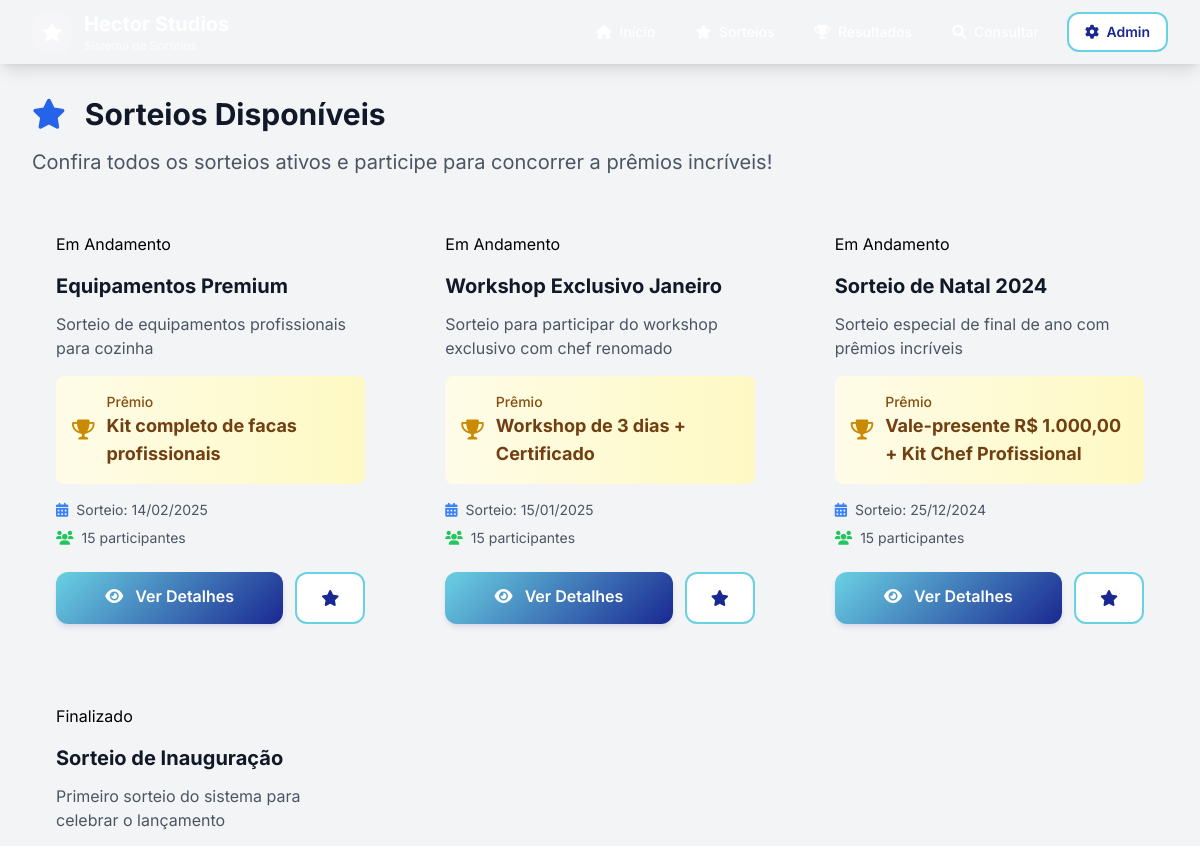
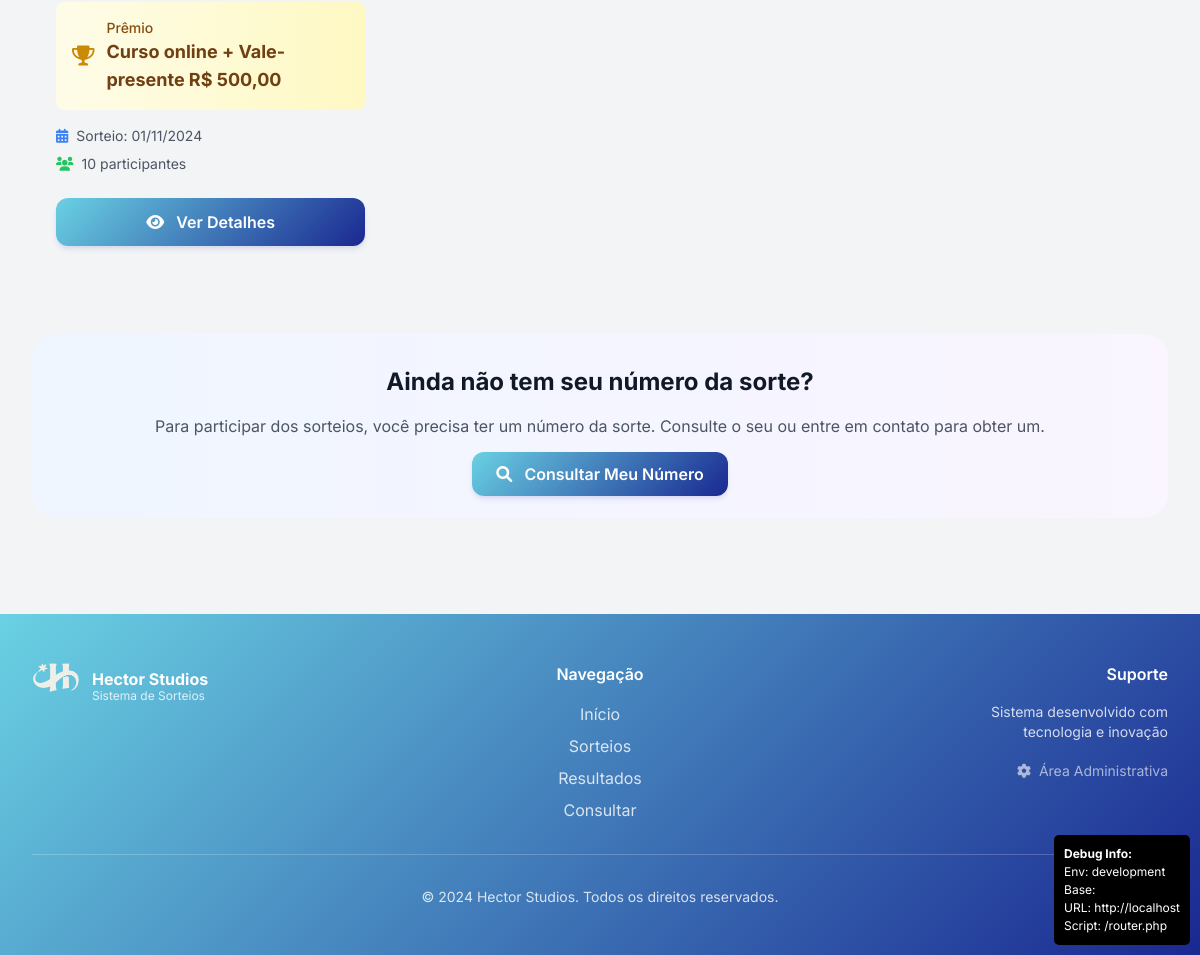
Screenshot of /sorteios with the database file from the repository (2 pictures, top to bottom).
### tables this page shows
CREATE TABLE IF NOT EXISTS sorteios (
  id                 BIGINT AUTO_INCREMENT PRIMARY KEY,
  titulo             VARCHAR(255) NOT NULL,
  descricao          TEXT,
  data_sorteio       DATE NOT NULL,
  premio             TEXT,
  status             ENUM('agendado', 'realizado', 'cancelado') DEFAULT 'agendado',
  numero_sorteado    INT,
  vencedor_id        BIGINT,
  total_participantes INT DEFAULT 0,
  criado_por         BIGINT,  
  created_at         TIMESTAMP NOT NULL DEFAULT CURRENT_TIMESTAMP,
  updated_at         TIMESTAMP NOT NULL DEFAULT CURRENT_TIMESTAMP ON UPDATE CURRENT_TIMESTAMP,
  FOREIGN KEY (vencedor_id) REFERENCES participantes(id) ON DELETE SET NULL,
  FOREIGN KEY (criado_por) REFERENCES usuarios(id) ON DELETE SET NULL
);

### controllers/PublicController.php (called while the page is built, shortened)
<?php
require_once 'BaseController.php';
class PublicController extends BaseController {
    public function sorteios() {
        $data = [
            'titulo' => 'Sorteios Disponíveis',
            'sorteios' => $this->getSorteiosPublicos()
        ];
        $this->view('sorteios', $data);
    }
    private function getSorteiosPublicos() {
        try {
            $stmt = $this->db->query(
                "SELECT id, titulo, descricao, data_sorteio, premio, status, total_participantes
                 FROM sorteios
                 WHERE status IN ('agendado', 'realizado')
                 ORDER BY data_sorteio DESC"
            );
            return $stmt->fetchAll();
        } catch (Exception $e) {
            return [];
        }
    }
}
?>

### config/database.php (called while the page is built, shortened)
<?php
class Database {
    private static $instance = null;
    private $connection;
    private function __construct() {
        try {
            $dsn = sprintf(
                "mysql:host=%s;port=%s;dbname=%s;charset=utf8mb4",
                $_ENV['DB_HOST'],
                $_ENV['DB_PORT'],
                $_ENV['DB_NAME']
            );
            $this->connection = new PDO($dsn, $_ENV['DB_USER'], $_ENV['DB_PASSWORD'], [
                PDO::ATTR_ERRMODE => PDO::ERRMODE_EXCEPTION,
                PDO::ATTR_DEFAULT_FETCH_MODE => PDO::FETCH_ASSOC,
                PDO::ATTR_EMULATE_PREPARES => false
            ]);
            $this->connection->exec("SET NAMES utf8mb4 COLLATE utf8mb4_unicode_ci");
        } catch (PDOException $e) {
            $errorMsg = "Erro de conexão com o banco MySQL: " . $e->getMessage();
            error_log($errorMsg);
            if (($_ENV['APP_ENV'] ?? 'production') === 'development') {
                $errorMsg .= "\n\nVerifique:\n";
                $errorMsg .= "1. Se o MySQL está rodando\n";
                $errorMsg .= "2. Se o banco '{$_ENV['DB_NAME']}' existe\n";
                $errorMsg .= "3. Se as credenciais estão corretas no arquivo .env\n";
                $errorMsg .= "4. Se a extensão PDO_MYSQL está instalada\n";
            }
            throw new Exception($errorMsg);
        }
    }
    public static function getInstance() {
        if (self::$instance === null) {
            self::$instance = new self();
        }
        return self::$instance;
    }
    public function query($sql, $params = []) {
        try {
            $stmt = $this->connection->prepare($sql);
            $stmt->execute($params);
            return $stmt;
        } catch (PDOException $e) {
            error_log("Database Error: " . $e->getMessage());
            throw $e;
        }
    }
}
function getDB() {
    return Database::getInstance();
}
?>

### views/sorteios.php (the view, shortened to what this page needs)
<div class="mb-8">
    <h1 class="text-3xl font-bold text-gray-900 mb-4">
        <i class="fas fa-star mr-3 text-blue-600"></i>
        Sorteios Disponíveis
    </h1>
    <p class="text-xl text-gray-600">
        Confira todos os sorteios ativos e participe para concorrer a prêmios incríveis!
    </p>
</div>
<?php if (empty($sorteios)): ?>
    <div class="text-center py-16">
        <div class="w-24 h-24 bg-gray-100 rounded-full flex items-center justify-center mx-auto mb-6">
            <i class="fas fa-gift text-4xl text-gray-400"></i>
        </div>
        <h3 class="text-xl font-semibold text-gray-900 mb-2">Nenhum sorteio disponível</h3>
        <p class="text-gray-600 mb-8">Não há sorteios ativos no momento. Volte em breve!</p>
        <a href="<?= makeUrl('/') ?>" class="btn-hector-primary">
            <i class="fas fa-home mr-2"></i>
            Voltar ao Início
        </a>
    </div>
<?php else: ?>
    <div class="grid grid-cols-1 md:grid-cols-2 lg:grid-cols-3 gap-8">
        <?php foreach ($sorteios as $sorteio): ?>
            <div class="card-hector overflow-hidden hover:shadow-2xl transition-all duration-300">
                <div class="p-6">
                    <div class="flex items-center justify-between mb-4">
                        <span class="badge-hector <?= $sorteio['status'] === 'agendado' ? 'badge-success' : 'badge-info' ?>">
                            <?= $sorteio['status'] === 'agendado' ? 'Em Andamento' : 'Finalizado' ?>
                        </span>
                    </div>
                    <h3 class="text-xl font-bold text-gray-900 mb-3">
                        <?= htmlspecialchars($sorteio['titulo']) ?>
                    </h3>
                    <?php if ($sorteio['descricao']): ?>
                        <p class="text-gray-600 mb-4 line-clamp-3">
                            <?= htmlspecialchars($sorteio['descricao']) ?>
                        </p>
                    <?php endif; ?>
                    <div class="bg-gradient-to-r from-yellow-50 to-yellow-100 rounded-lg p-4 mb-4">
                        <div class="flex items-center">
                            <i class="fas fa-trophy text-yellow-600 text-xl mr-3"></i>
                            <div>
                                <p class="text-sm text-yellow-800 font-medium">Prêmio</p>
                                <p class="text-lg font-bold text-yellow-900">
                                    <?= htmlspecialchars($sorteio['premio']) ?>
                                </p>
                            </div>
                        </div>
                    </div>
                    <div class="space-y-2 mb-6">
                        <div class="flex items-center text-sm text-gray-600">
                            <i class="fas fa-calendar-alt mr-2 text-blue-500"></i>
                            <span>
                                Sorteio: <?= date('d/m/Y', strtotime($sorteio['data_sorteio'])) ?>
                            </span>
                        </div>
                        <div class="flex items-center text-sm text-gray-600">
                            <i class="fas fa-users mr-2 text-green-500"></i>
                            <span>
                                <?= number_format($sorteio['total_participantes']) ?> participantes
                            </span>
                        </div>
                    </div>
                    <div class="flex space-x-3">
                        <a href="<?= makeUrl('/sorteios/' . $sorteio['id']) ?>"
                           class="flex-1 btn-hector-primary text-center">
                            <i class="fas fa-eye mr-2"></i>
                            Ver Detalhes
                        </a>
                        <?php if ($sorteio['status'] === 'agendado'): ?>
                            <button onclick="participarSorteio(<?= $sorteio['id'] ?>)"
                                    class="btn-hector-secondary">
                                <i class="fas fa-star"></i>
                            </button>
                        <?php endif; ?>
                    </div>
                </div>
            </div>
        <?php endforeach; ?>
    </div>
    <div class="text-center mt-16 p-8 bg-gradient-to-r from-blue-50 to-purple-50 rounded-3xl">
        <h3 class="text-2xl font-bold text-gray-900 mb-4">
            Ainda não tem seu número da sorte?
        </h3>
        <p class="text-gray-600 mb-6">
            Para participar dos sorteios, você precisa ter um número da sorte.
            Consulte o seu ou entre em contato para obter um.
        </p>
        <a href="<?= makeUrl('/consultar') ?>" class="btn-hector-primary">
            <i class="fas fa-search mr-2"></i>
            Consultar Meu Número
        </a>
    </div>
<?php endif; ?>

### rows the page displays
sorteios: status "Em Andamento", titulo "Equipamentos Premium", descricao "Sorteio de equipamentos profissionais para cozinha", premio "Kit completo de facas profissionais", data_sorteio "14/02/2025", total_participantes "15"
sorteios: status "Em Andamento", titulo "Workshop Exclusivo Janeiro", descricao "Sorteio para participar do workshop exclusivo com chef renomado", premio "Workshop de 3 dias + Certificado", data_sorteio "15/01/2025", total_participantes "15"
sorteios: status "Em Andamento", titulo "Sorteio de Natal 2024", descricao "Sorteio especial de final de ano com prêmios incríveis", premio "Vale-presente R$ 1.000,00 + Kit Chef Profissional", data_sorteio "25/12/2024", total_participantes "15"
sorteios: status "Finalizado", titulo "Sorteio de Inauguração", descricao "Primeiro sorteio do sistema para celebrar o lançamento", premio "Curso online + Vale-presente R$ 500,00", data_sorteio "01/11/2024", total_participantes "10"

### other values shown
$config['environment'] "development"
$config['full_base_url'] "http://localhost"
$_SERVER['SCRIPT_NAME'] "/router.php"
